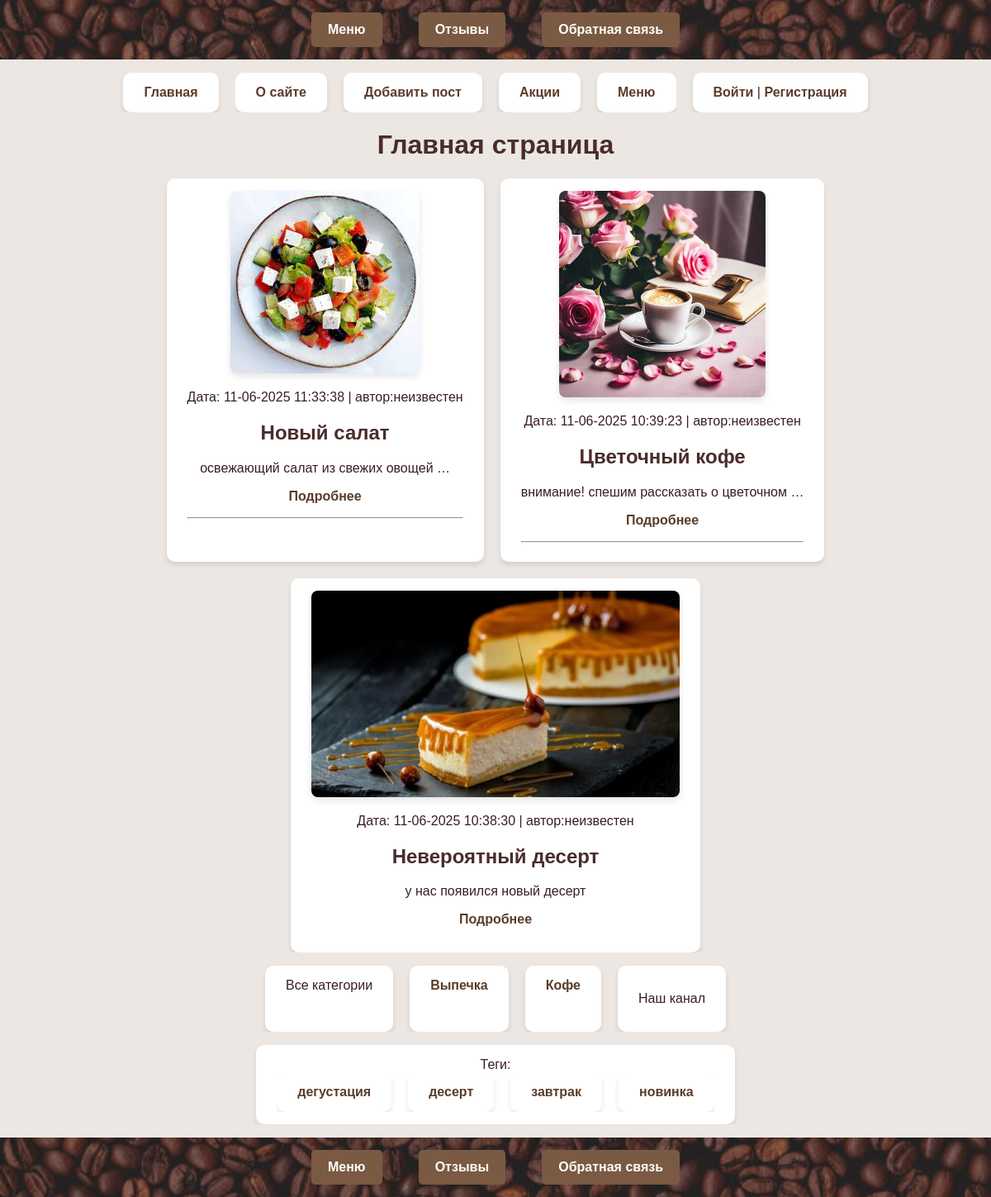
The page / on the database its author committed.
### menu/models.py (models this page shows, shortened)
class Menu(models.Model):
    class Status(models.IntegerChoices):
        DRAFT = 0, 'Черновик'
        PUBLISHED = 1, 'Опубликовано'
    title = models.CharField(max_length=255 ,verbose_name="Заголовок")
    slug = models.SlugField(max_length=255,
                            db_index=True, unique=True, validators=[MinLengthValidator(5),MaxLengthValidator(100),])
    content = models.TextField(blank=True ,verbose_name="Текст поста")
    time_create = models.DateTimeField(auto_now_add=True ,verbose_name="Время создания")
    time_update = models.DateTimeField(auto_now=True ,verbose_name="Время изменения")
    is_published = models.BooleanField(choices=tuple(map(lambda x:  (bool(x[0]), x[1]), Status.choices)),
                        default=Status.DRAFT, verbose_name="Статус")
    cat = models.ForeignKey('Category' ,on_delete=models.CASCADE, related_name='posts' ,verbose_name="Категория")
    tags = models.ManyToManyField('TagPost', blank=True, related_name='tags' ,verbose_name="Теги")
    days_count = models.PositiveIntegerField(blank=True ,default=0)
    objects = models.Manager()
    published = PublishedManager()
    photo = models.ImageField(upload_to="photos/%Y/%m/%d/",
                              default=None, blank=True, null=True,
                              verbose_name="Фото")
    author = models.ForeignKey(get_user_model(),
                               on_delete=models.SET_NULL, related_name='posts',
                               null=True, default=None)
    class Meta:
        verbose_name = 'Новости кофейни'
        verbose_name_plural = 'Новости кофейни'
        ordering = ['-time_create']
        indexes = [models.Index(fields=['-time_create'])]
    def get_absolute_url(self):
        return reverse('post', kwargs={'post_slug': self.slug})

class MenuGalleryCover(models.Model):
    menu = models.OneToOneField(Menu ,on_delete=models.SET_NULL, null=True, blank=True, related_name='cover')
    image = models.ImageField(upload_to='menu/news_covers/')
    caption = models.CharField(max_length=255, blank=True)

class Category(models.Model):
        name = models.CharField(max_length=100,
                                db_index=True ,verbose_name="Категория")
        slug = models.SlugField(max_length=255,
                                unique=True, db_index=True)
        def get_absolute_url(self):
            return reverse('category', kwargs={'cat_slug': self.slug})
        class Meta:
            verbose_name = 'Категория'
            verbose_name_plural = 'Категории'

class TagPost(models.Model):
    tag = models.CharField(max_length=100,
                           db_index=True)
    slug = models.SlugField(max_length=255,
                            unique=True, db_index=True)
    def get_absolute_url(self):
        return reverse('tag', kwargs={'tag_slug':
                                          self.slug})

### menu/views.py (the view)
# urls.py: path('', views.MenuHome.as_view(), name = 'home'),
class MenuHome(DataMixin, ListView):
    def get_queryset(self):
        return Menu.published.all().select_related('cat')
    template_name = 'menu/index.html'
    context_object_name = 'posts'
    def get_context_data(self, *, object_list=None,**kwargs):
        return self.get_mixin_context(super().get_context_data(**kwargs), title='Главная страница', cat_selected=0, )

### menu/models.py (called while the page is built)
    def get_queryset(self):
        return super().get_queryset().filter(is_published=Menu.Status.PUBLISHED)

### menu/templatetags/catalog_tags.py (called while the page is built)
@register.inclusion_tag('menu/includes/menu_categoryes.html')
def show_categories(cat_selected_id=0):
    cats = Category.objects.annotate(total=Count("posts")).filter(total__gt=0)
    return {"cats": cats, "cat_selected":
        cat_selected_id}

### menu/templatetags/menu_tags.py (called while the page is built)
@register.simple_tag()
def get_categories():
    return Category.objects.all()

@register.inclusion_tag('menu/list_tags.html')
def show_all_tags():
    return {"tags":TagPost.objects.annotate(total=Count("tags")).filter(total__gt=0)}

### menu/utils.py (called while the page is built)
    def get_mixin_context(self, context, **kwargs):
        if self.title_page:
            context['title'] = self.title_page
        context['menu1'] = menu1
        context['cat_selected'] = None
        context.update(kwargs)
        return context

### users/context_processors.py (called while the page is built)
def get_menu_context(request):
 return {'mainmenu': menu1}

### menu/templates/menu/index.html (shortened to what this page needs)
{% extends 'base.html' %}
{% block content %}
{% load menu_tags %}
{% load catalog_tags %}
{% get_categories as categories %}
<h1>{{ title }}</h1>
<ul class="news-list">
    {% for p in posts %}
    <li class="news-item">
        {% if p.cover and p.cover.image %}
        <div class="news-cover">
            <a href="{{ p.get_absolute_url }}">
                <img src="{{ p.cover.image.url }}" alt="{{ p.cover.caption }}" class="cover-preview">
            </a>
        </div>
        {% endif %}
        <div class="article-panel">
            <p class="last">Дата: {{ p.time_update|date:"d-m-Y H:i:s" }} | автор:{{p.author.username|default:"неизвестен"}}</p>
        </div>
        <h2>{{ p.title }}</h2>
        <p>
            {% autoescape off %}
                {{ p.content|linebreaks|truncatewords:5 }}
            {% endautoescape %}
        </p>
        <p class="link-readpost"><a href="{{ p.get_absolute_url }}">Подробнее</a></p>
        {% if not forloop.last %}
        <hr>
        {% endif %}
    </li>
    {% endfor %}
</ul>
<td valign="top" class="left-chapters">
    <ul id="leftchapters">
        {% if cat_selected == 0 or cat_selected is None %}
        <li class="selected">Все категории</li>
        {% else %}
        <li><a href="{% url 'home' %}">Все категории</a></li>
        {% endif %}
        {% show_categories cat_selected %}
        <li class="share">
            <p>Наш канал</p>
        </li>
    </ul>
    <ul>
        <li>{% show_all_tags %}</li>
    </ul>
</td>
{% endblock %}

### menu/templates/menu/includes/menu_categoryes.html
{% for cat in cats %}
 {% if cat.id == cat_selected %}
 <li
class="selected">{{cat.name}}</li>
 {% else %}
 <li><a href="{{ cat.get_absolute_url}}">{{cat.name}}</a></li>
 {% endif %}
{% endfor %}

### menu/templates/menu/list_tags.html
{% if tags %}
    Теги:
    <ul class="tags-list">
        {% for t in tags %}
        <li><a
                href="{{t.get_absolute_url}}">{{t.tag}}</a></li>
        {% endfor %}
    </ul>
    {% endif %}

### menu/static/menu/css/styles.css (style rules this page uses)
body { font-family: 'Arial', sans-serif; background-color: #ece7e2; color: #3a1f1f; margin: 0; padding: 0; }
h1, h2 { color: #4a2c2c; text-align: center; }
ul { list-style-type: none; padding: 0; display: flex; flex-wrap: wrap; justify-content: center; gap: 20px; overflow-x: hidden; }
li { background: #fff; padding: 15px 25px; border-radius: 10px; box-shadow: 0px 4px 6px rgba(0, 0, 0, 0.1); flex: 0 1 auto; text-align: center; }
a { color: #5a3d2b; text-decoration: none; font-weight: bold; }
.news-cover { text-align: center; margin-bottom: 10px; }
.cover-preview { max-width: 100%; height: auto; max-height: 250px; object-fit: cover; border-radius: 8px; box-shadow: 0 4px 8px rgba(0, 0, 0, 0.1); transition: transform 0.3s ease, box-shadow 0.3s ease; }

### rows shown on the page
Menu: cover.image (picture), time_update "11-06-2025 11:33:38", author.username "неизвестен", title "Новый салат", content "освежающий салат из свежих овощей …"
Menu: cover.image (picture), time_update "11-06-2025 10:39:23", author.username "неизвестен", title "Цветочный кофе", content "внимание! спешим рассказать о цветочном …"
Menu: cover.image (picture), time_update "11-06-2025 10:38:30", author.username "неизвестен", title "Невероятный десерт", content "у нас появился новый десерт"
Category: name "Выпечка"
Category: name "Кофе"
TagPost: tag "дегустация"
TagPost: tag "десерт"
TagPost: tag "завтрак"
TagPost: tag "новинка"

### other values the page prints
{{ m.title }} "О сайте" "Добавить пост" "Акции" "Меню"
{{ title }} "Главная страница"
